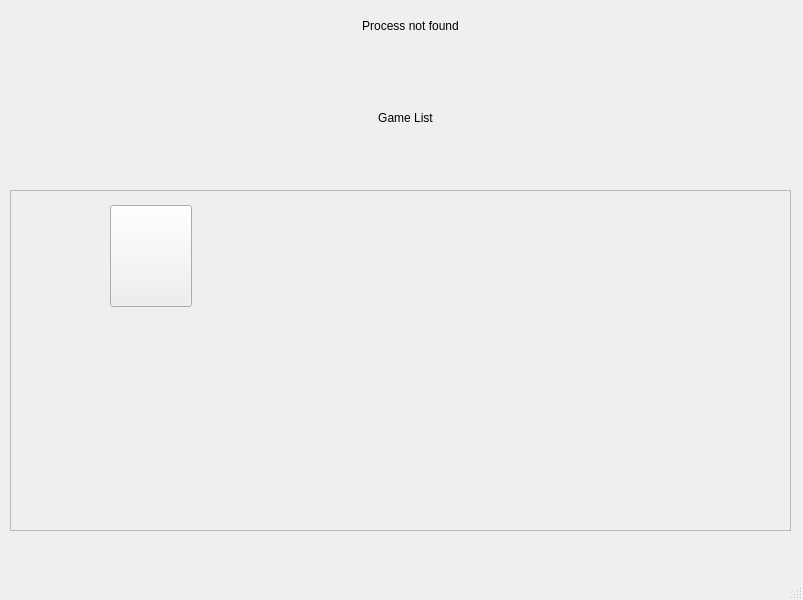
<?xml version="1.0" encoding="UTF-8"?>
<ui version="4.0">
 <class>MainWindow</class>
 <widget class="QMainWindow" name="MainWindow">
  <property name="geometry">
   <rect>
    <x>0</x>
    <y>0</y>
    <width>803</width>
    <height>600</height>
   </rect>
  </property>
  <property name="windowTitle">
   <string>MainWindow</string>
  </property>
  <widget class="QWidget" name="centralwidget">
   <widget class="QStackedWidget" name="stackedWidgetView">
    <property name="geometry">
     <rect>
      <x>10</x>
      <y>10</y>
      <width>781</width>
      <height>551</height>
     </rect>
    </property>
    <property name="currentIndex">
     <number>0</number>
    </property>
    <widget class="QWidget" name="GameList">
     <widget class="QScrollArea" name="scrollArea">
      <property name="geometry">
       <rect>
        <x>0</x>
        <y>180</y>
        <width>781</width>
        <height>341</height>
       </rect>
      </property>
      <property name="widgetResizable">
       <bool>true</bool>
      </property>
      <widget class="QWidget" name="scrollAreaWidgetContents">
       <property name="geometry">
        <rect>
         <x>0</x>
         <y>0</y>
         <width>779</width>
         <height>339</height>
        </rect>
       </property>
       <property name="layoutDirection">
        <enum>Qt::LayoutDirection::LeftToRight</enum>
       </property>
       <property name="autoFillBackground">
        <bool>true</bool>
       </property>
       <widget class="QWidget" name="gridLayoutWidget">
        <property name="geometry">
         <rect>
          <x>0</x>
          <y>0</y>
          <width>881</width>
          <height>731</height>
         </rect>
        </property>
        <layout class="QGridLayout" name="gridLayout">
         <property name="leftMargin">
          <number>0</number>
         </property>
         <property name="rightMargin">
          <number>600</number>
         </property>
         <property name="bottomMargin">
          <number>600</number>
         </property>
         <item row="0" column="0">
          <widget class="QPushButton" name="zeldaBtn">
           <property name="baseSize">
            <size>
             <width>0</width>
             <height>0</height>
            </size>
           </property>
           <property name="styleSheet">
            <string notr="true">border-image: url(':/new/prefix1/zeldaCover.png') 0 0 0 0 stretch stretch;    
height: 100px;
width: 80px;
min-width: 80px; /* Ensures the button has a minimum width */
    max-width: 80px; /* Ensures the button has a maximum width */
    min-height: 100px; /* Ensures the button has a minimum height */
    max-height: 100px; /* Ensures the button has a maximum height */</string>
           </property>
           <property name="text">
            <string notr="true"/>
           </property>
          </widget>
         </item>
        </layout>
       </widget>
      </widget>
     </widget>
     <widget class="QLabel" name="procStatus">
      <property name="geometry">
       <rect>
        <x>160</x>
        <y>0</y>
        <width>481</width>
        <height>31</height>
       </rect>
      </property>
      <property name="text">
       <string>Process not found</string>
      </property>
      <property name="alignment">
       <set>Qt::AlignmentFlag::AlignCenter</set>
      </property>
     </widget>
     <widget class="QLabel" name="label">
      <property name="geometry">
       <rect>
        <x>360</x>
        <y>100</y>
        <width>71</width>
        <height>16</height>
       </rect>
      </property>
      <property name="text">
       <string>Game List</string>
      </property>
      <property name="alignment">
       <set>Qt::AlignmentFlag::AlignCenter</set>
      </property>
     </widget>
    </widget>
    <widget class="QWidget" name="GameInfo">
     <widget class="QLabel" name="gameNameLabel">
      <property name="geometry">
       <rect>
        <x>320</x>
        <y>20</y>
        <width>101</width>
        <height>20</height>
       </rect>
      </property>
      <property name="text">
       <string>Achievements</string>
      </property>
      <property name="alignment">
       <set>Qt::AlignmentFlag::AlignCenter</set>
      </property>
     </widget>
     <widget class="QScrollArea" name="scrollArea_2">
      <property name="geometry">
       <rect>
        <x>19</x>
        <y>159</y>
        <width>741</width>
        <height>361</height>
       </rect>
      </property>
      <property name="widgetResizable">
       <bool>true</bool>
      </property>
      <widget class="QWidget" name="scrollAreaWidgetContents_2">
       <property name="geometry">
        <rect>
         <x>0</x>
         <y>0</y>
         <width>739</width>
         <height>359</height>
        </rect>
       </property>
       <widget class="QWidget" name="gridLayoutWidget_2">
        <property name="geometry">
         <rect>
          <x>10</x>
          <y>10</y>
          <width>721</width>
          <height>341</height>
         </rect>
        </property>
        <layout class="QGridLayout" name="achievementsLayout"/>
       </widget>
      </widget>
     </widget>
     <widget class="QPushButton" name="returnToMainBtn">
      <property name="geometry">
       <rect>
        <x>20</x>
        <y>20</y>
        <width>41</width>
        <height>24</height>
       </rect>
      </property>
      <property name="text">
       <string>&lt;---</string>
      </property>
     </widget>
    </widget>
   </widget>
  </widget>
  <widget class="QStatusBar" name="statusbar"/>
 </widget>
 <resources/>
 <connections/>
</ui>
